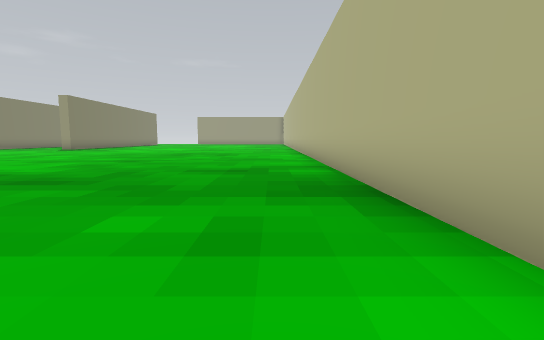
view 1 (above)

13 first-person views from a walk through a Unity game level. The camera is 1.2 m above the floor, tilts 6° down and sees 85° across. The floor is counted in squares, 2 m on a side. Each view is taken from the middle of a square. On the plan, view 1 faces up. The plan holds only what a view shows up to about 9 squares ahead; the rest is blank. The place goes on beyond the plan.

view 2
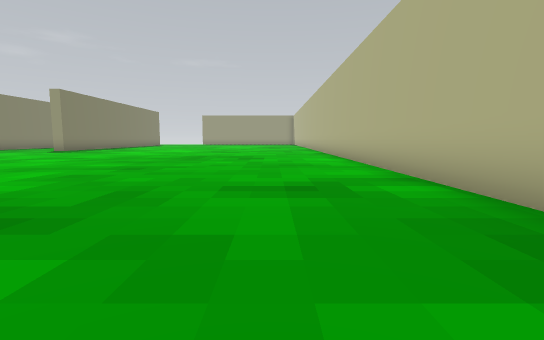

view 3
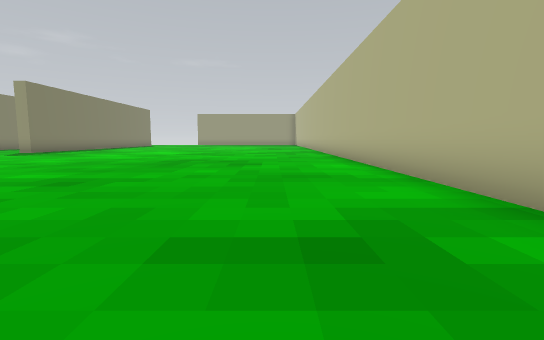

view 4
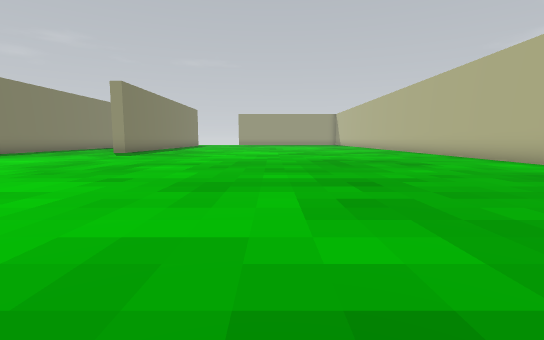

view 5
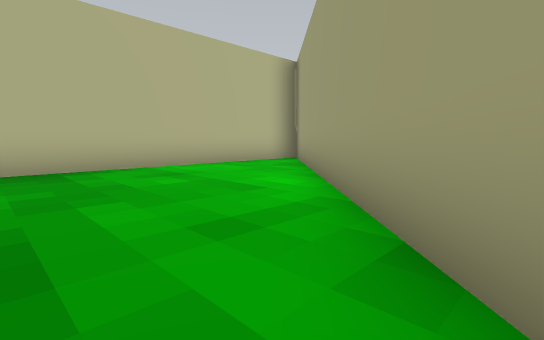

view 6
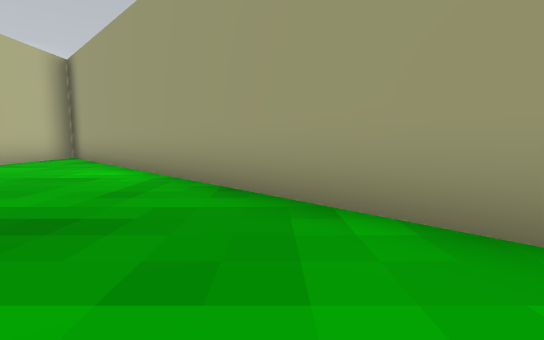

view 7
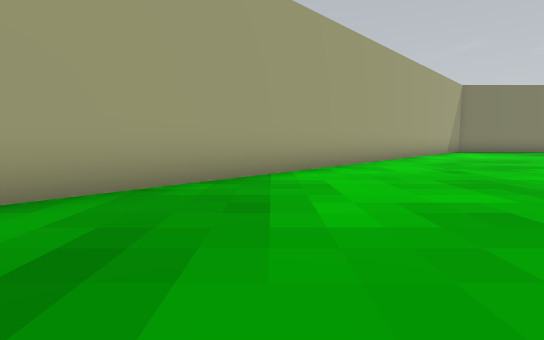

view 8
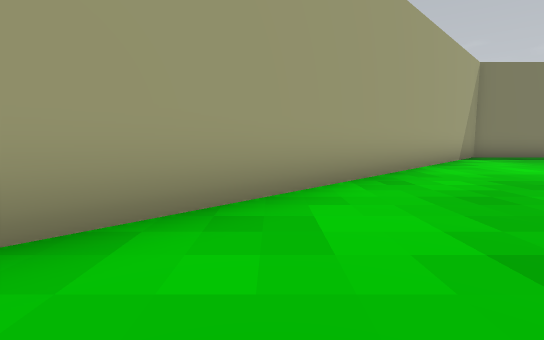

view 9
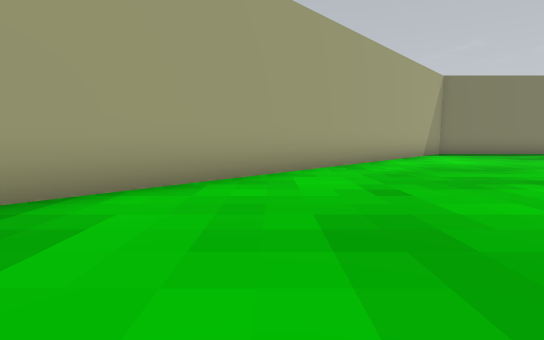

view 10
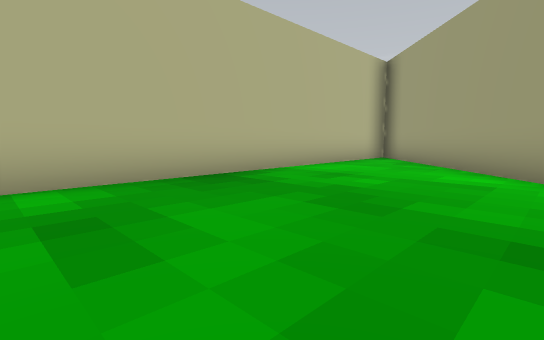

view 11
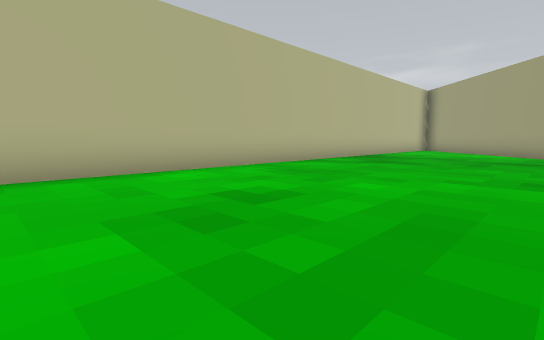

view 12
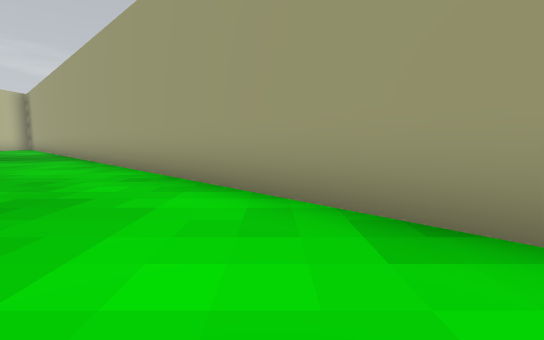

view 13
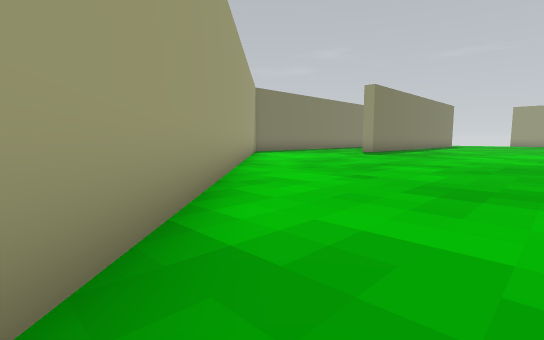

### Floor plan
Points are (right, up) in squares from view 1. A wall is a line through its corners. A room is listed if a view was taken in it or the views show most of it. See-through windows are left out.
Room 1 (views 1, 2, 3, 4, 5, 6, 7, 8, 9, 10, 11, 12, 13)
walls: (-15.1, 13) (1, -3.1); (1.2, -3.1) (1.2, 13.1)

Where each view was taken, in squares from view 1:
view 1: 0 up, 0 right, facing up
view 2: 2 up, 1 left, facing up
view 3: 4 up, 1 left, facing up
view 4: 4 up, 5 left, facing up
view 5: 4 up, 5 left, facing down-right
view 6: 6 up, 5 left, facing down
view 7: 5 up, 2 left, facing left
view 8: 7 up, 6 left, facing left
view 9: 7 up, 4 left, facing left
view 10: 6 up, 3 left, facing down-right
view 11: 13 up, 4 left, facing down-right
view 12: 13 up, 12 left, facing down
view 13: 4 up, 5 left, facing up-left
